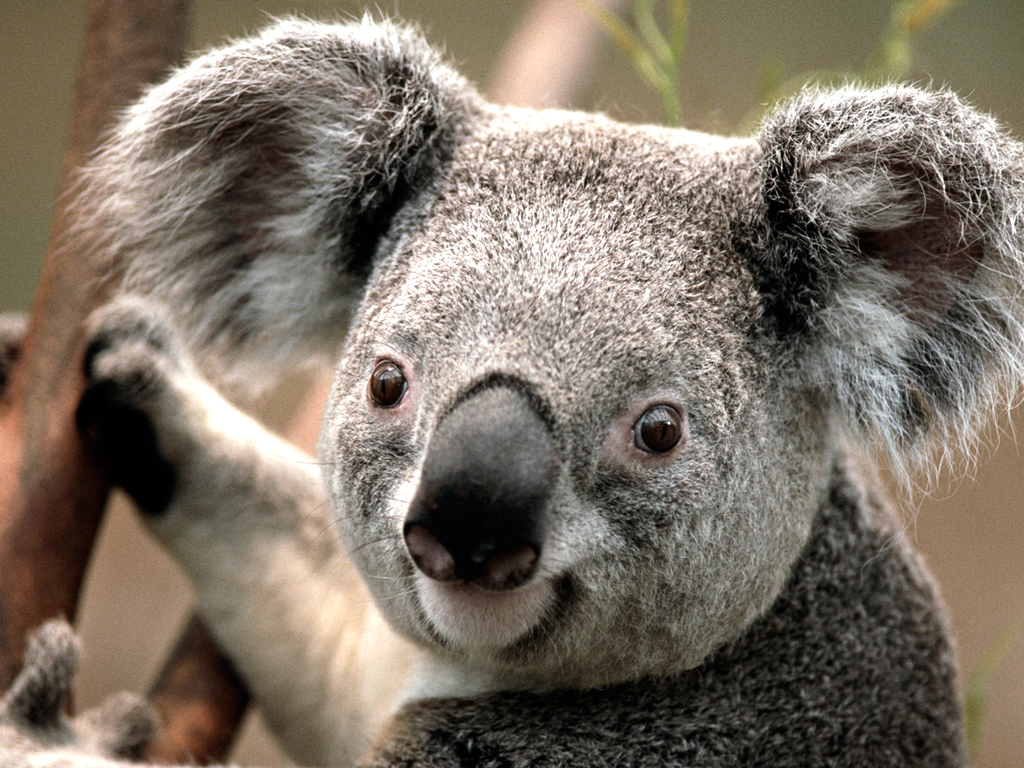
#> input picture koala.jpg, 1024 x 768 px
$ jupyter execute 'practico1 imagenes.ipynb'   (shell and % lines are left out)
#> lines starting #> are read from the running program, lines starting #| are printed output that depends on the picture
# Práctico 1 Procesamiento de Imágenes

***

## Grupo Cromático:
- Clara Quintana	30899597
- Belen Casalotti	32772856
- Leandro Bognino	36887290

## Profesor:
- Claudio Delrieux
  Laboratorio de Ciencias de las Imágenes – UNS -CONICET
  cad@uns.edu.ar

___

### Dependencias e inclusión de librerías

[cell 1]
from PIL import Image
import numpy as np
import cv2
from matplotlib import pyplot as plt
from matplotlib import cm

# Ejercicio 1

## Ejercicio 1.1
Podríamos llamar alpha al coeficiente de luminancia (si es menor que uno, baja la luminancia, y viceversa), y beta al coeficiente de saturación (si es menor que uno baja la saturación, y viceversa). El workflow a implementar consiste en los siguientes pasos:
1. Normalizar los valores de RGB del pixel
2. RGB -> YIQ (utilizando la segunda matriz)
3. Y’ := aY;
4. I’ := bI;   Q’ := bQ;
5. Chequear que Y’ <= 1 (para que no se vaya de rango)
6. Chequear -0.5957 < I’ < 0.5957  y  -0.5226 < Q’ < 0.5226
7. Y’I’Q’ -> R’G’B’ (el RGB normalizado del pixel procesado)
8. Convertir R’G’B’ a bytes y graficar el pixel

### 0. Lectura de imagen

[cell 2]
im = Image.open("koala.jpg")
#> im is the input picture: PIL image 1024x768 RGB; mean R, G, B 125.4, 114.7, 102
print (im.size, im.mode, im.format)
#| (1024, 768) RGB JPEG

[cell 3]
plt.figure(figsize = (8,8))
plt.imshow(im)
plt.show()

### 1. Normalizar los valores de RGB del pixel

[cell 4]
im_np = np.asarray(im)

[cell 5]
im_np = im_np/256

### 2. RGB -> YIQ (utilizando la segunda matriz)

[cell 6]
RGB_2_YIQ_MATRIX = np.array([[ 0.299, 0.587, 0.114],
                          [ 0.595716, -0.274453, -0.321263],
                          [ 0.211456, -0.522591, 0.311135]])

YIQ_2_RGB_MATRIX = np.array([[1, 0.9663, 0.6210],
                          [1, -0.2721, -0.6474],
                          [1, -1.1070, 1.7046]])

[cell 7]
im_yiq =  np.copy(im_np)
for i in range(len(im_np)):
    for j in range(len(im_np[0])):
        im_yiq[i][j] = RGB_2_YIQ_MATRIX.dot(im_np[i][j])

#im_yiq = RGB_2_YIQ_MATRIX.dot(im_np)

[cell 8]
print(im_yiq.shape)
#| (768, 1024, 3)

### 3 y 4. Aplicar las siguientes transformaciones: Y’ := aY;  I’ := bI; Q’ := bQ;
### 5. Chequear que Y’ <= 1 (para que no se vaya de rango)
### 6. Chequear -0.5957 < I’ < 0.5957 y -0.5226 < Q’ < 0.5226

[cell 9]
def transformation(image,alpha,beta):

#> called with alpha = 0.2, beta = 0.3
    image_transform = np.copy(image)

    image_transform[:,:,0] *= alpha
    image_transform[:,:,1] *= beta
    image_transform[:,:,2] *= beta

    image_transform[:,:,0][image_transform[:,:,0] > 1] = 1.
    image_transform[:,:,1][image_transform[:,:,1] < -0.5957] = -0.5957
    image_transform[:,:,1][image_transform[:,:,1] > 0.5957] = 0.5957
    image_transform[:,:,2][image_transform[:,:,2] < -0.5226] = -0.5226
    image_transform[:,:,2][image_transform[:,:,2] > 0.5226] = 0.5226

    return image_transform

[cell 10]
alpha = 0.2
beta = 0.3
im_transf = transformation(im_yiq, alpha, beta)

### 7. Y’I’Q’ -> R’G’B’ (el RGB normalizado del pixel procesado)

[cell 11]
image_rgb =  np.copy(im_transf)
for i in range(len(im_transf)):
    for j in range(len(im_transf[0])):
        image_rgb[i][j] = YIQ_2_RGB_MATRIX.dot(im_transf[i][j])

#image_rgb = YIQ_2_RGB_MATRIX.dot(im_transf)

### 8. Convertir R’G’B’ a bytes y graficar el pixel

[cell 12]
image_rgb = Image.fromarray(np.uint8(image_rgb*255))
#> image_rgb: PIL image 1024x768 RGB

[cell 13]
fig, (ax1, ax2) = plt.subplots(1,2,figsize=(15,15))

ax1.set_title('Original')
ax1.imshow(im)

ax2.set_title('Transformada')
ax2.imshow(image_rgb)

## Ejercicio 1.2

- Desarrollar un aplicativo que pueda abrir una imagen, manipule su histograma de luminancias, y luego ver la imagen procesada.
- Se debe poder elegir filtro raíz, cuadrado, o lineal a trozos.Los controles para elegir los filtros los organizan como les resulte más cómodo.

[cell 14]
im = Image.open("edificios.jpg")
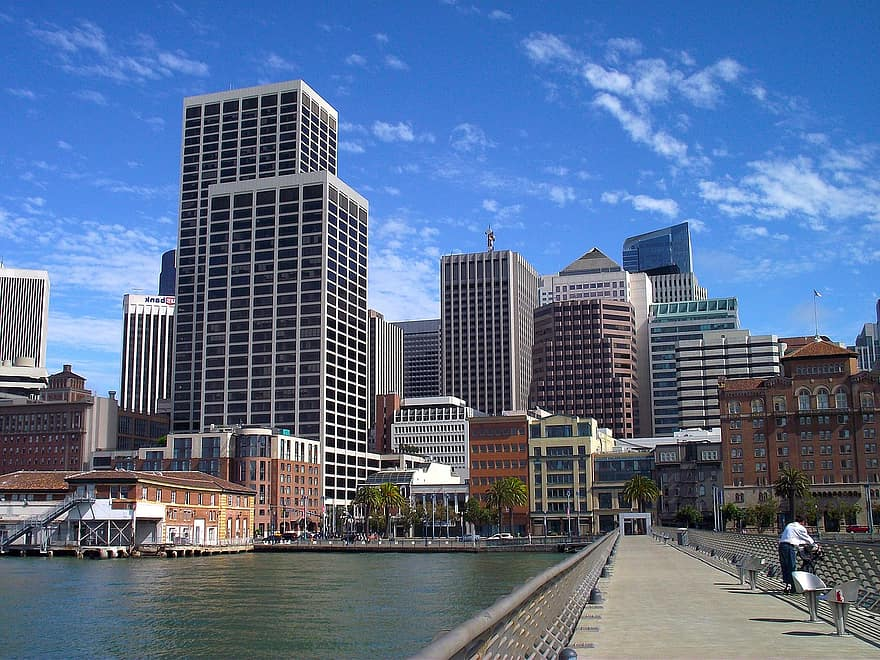
#> input picture edificios.jpg, 880 x 660 px
#> im is the input picture: PIL image 880x660 RGB; mean R, G, B 90.5, 110.9, 143.5
print (im.size, im.mode, im.format)
#| (880, 660) RGB JPEG

[cell 15]
plt.figure(figsize = (8,8))
plt.imshow(im)
plt.show()

[cell 16]
im_np = np.asarray(im)
im_np = im_np / 256
#> im_np: shape (660, 880, 3) float64

[cell 17]
def rgb_to_yiq(im_np):
    im_yiq =  np.copy(im_np)
    for i in range(len(im_np)):
        for j in range(len(im_np[0])):
            im_yiq[i][j] = RGB_2_YIQ_MATRIX.dot(im_np[i][j])
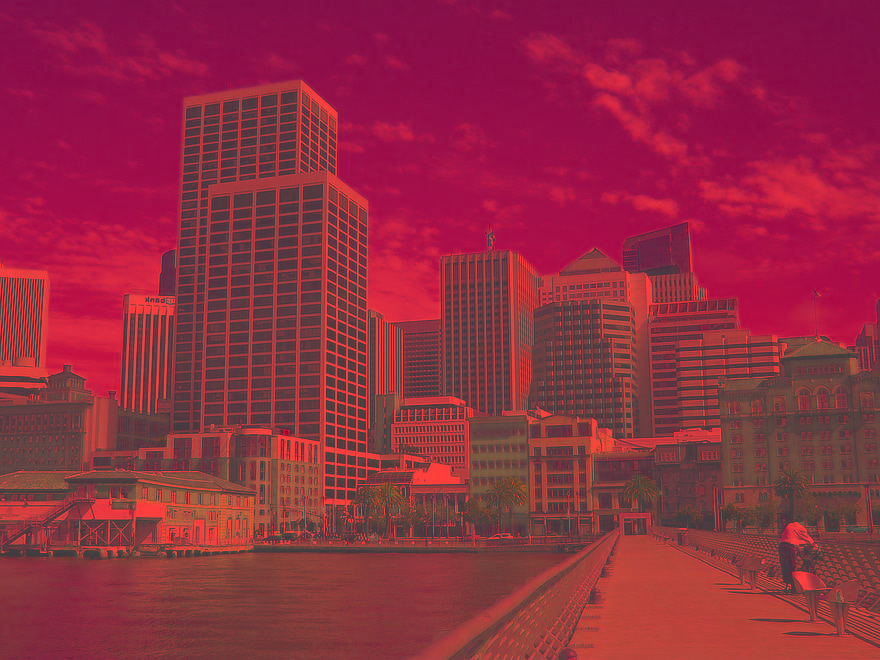
#> im_yiq: shape (660, 880, 3) float64; mean R, G, B 0.424, -0.0884, 0.0226; drawn with min black and max white
    return im_yiq

def yiq_to_rgb(im_yiq):
    im_rgb =  np.copy(im_yiq)
    for i in range(len(im_yiq)):
        for j in range(len(im_yiq[0])):
            im_rgb[i][j] = YIQ_2_RGB_MATRIX.dot(im_yiq[i][j])
    return im_rgb

im_yiq = rgb_to_yiq(im_np)

### Histograma de luminancias (Canal Y)

[cell 18]
def plot_hist (im_yiq,bins):
#> called with bins = 30
    histogram1, bin_edges1 = np.histogram(im_yiq[:,:,0],bins, [0,1] )
#> histogram1 = 30 values, max 55388 at index 11, min 2078 at index 28, mean 19360; bin_edges1 = 31 values from 0 to 1

    plt.figure()
    plt.title("Histograma RGB")
    plt.xlabel("Valor de intensidad")
    plt.ylabel("Cantidad de pixeles")

    plt.bar(bin_edges1[0:-1], histogram1, 1/len(histogram1),color =['blue'])
    plt.show()
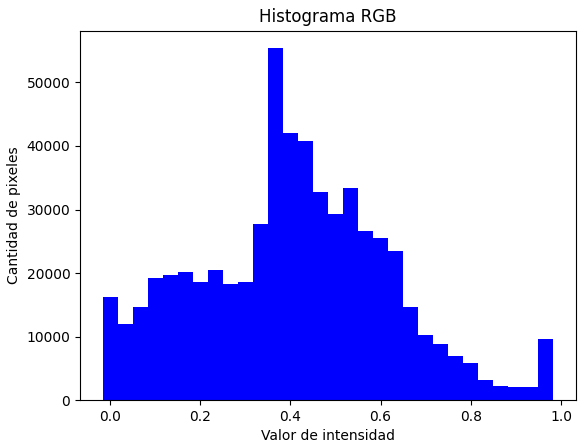
#> figure drawn by matplotlib, 1 panel; tallest bar 55388 high, from x = 0.35 to 0.383

plot_hist(im_yiq,30)

### Filtros a aplicar

[cell 19]
import math

def apply_filter (image, val, mode = 'square'):
    image_transf = np.copy(image)
    if (mode == 'lineal'):
        image_transf[:,:,0] *= val
        image_transf[:,:,0][image_transf[:,:,0]>1] = 1.
    elif(mode == 'square_root'):
        image_transf[:,:,0] = np.sqrt(image_transf[:,:,0])
    elif(mode == 'square'):
        image_transf[:,:,0] = image_transf[:,:,0]**2

    return image_transf

### Aplicación de los filtros, nuevo histograma y nueva imagen

### Original

[cell 20]
fig, (ax1, ax2) = plt.subplots(1,2,figsize=(10,12))

ax1.set_title('Imagen Original')
ax1.imshow(im)

ax2.set_title('Histograma Original')
histogram1, bin_edges1 = np.histogram(im_yiq[:,:,0],30, [0,1] )
#> bin_edges1 = 31 values from 0 to 1
ax2.bar(bin_edges1[0:-1], histogram1, 1/len(histogram1),color =['blue'])
asp = np.diff(ax2.get_xlim())[0] / np.diff(ax2.get_ylim())[0]
ax2.set_aspect(asp)
#> figure, not shown here; panel 2: tallest bar 55388 high, from x = 0.35 to 0.383

### Filtro Lineal Por Trozos

[cell 21]
im_transf = apply_filter(im_yiq,0.5,mode='lineal')
histogram1, bin_edges1 = np.histogram(im_transf[:,:,0],30, [0,1] )
#> histogram1 = 30 values, max 83100 at index 5, min 0 at index 15, mean 19360
image_rgb =  yiq_to_rgb(im_transf)

fig, (ax1, ax2) = plt.subplots(1,2,figsize=(10,12))

ax1.set_title('Imagen Transformada')
ax1.imshow(image_rgb)

ax2.set_title('Histograma Transformado')
ax2.bar(bin_edges1[0:-1], histogram1, 1/len(histogram1),color =['blue'])
asp = np.diff(ax2.get_xlim())[0] / np.diff(ax2.get_ylim())[0]
ax2.set_aspect(asp)
#> figure, not shown here; panel 2: tallest bar 83100 high, from x = 0.15 to 0.183

### Filtro cuadrado

[cell 22]
im_transf = apply_filter(im_yiq,0.5,mode='square')
#> call 2 of apply_filter, with val = 0.5, mode = 'square'
#> in apply_filter (call 2), `image_transf[:,:,0] = image_transf[:,:,0]**2`:
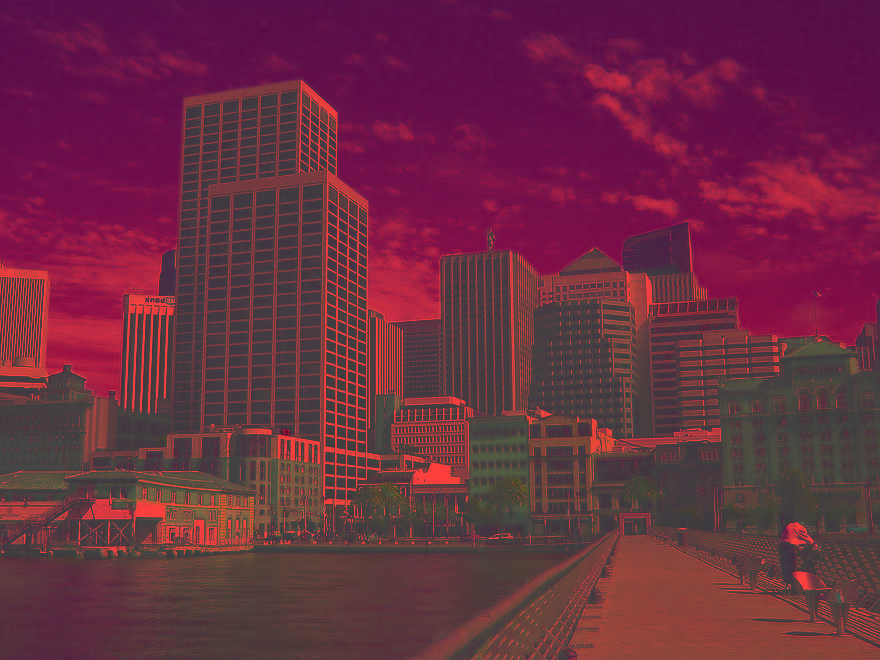
#> image_transf: shape (660, 880, 3) float64; mean R, G, B 0.225, -0.0884, 0.0226; drawn with min black and max white
histogram1, bin_edges1 = np.histogram(im_transf[:,:,0],30, [0,1] )
#> histogram1 = 30 values, max 91242 at index 0, min 1003 at index 26, mean 19360
image_rgb =  yiq_to_rgb(im_transf)
#> after the loop in yiq_to_rgb (call 2), `for i in range(len(im_yiq)):`:
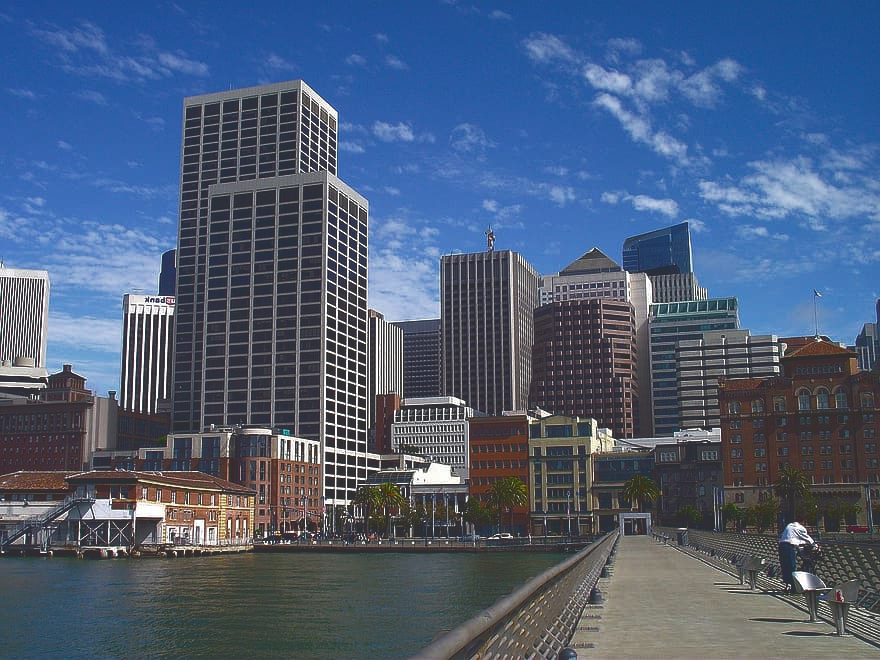
#> im_rgb: shape (660, 880, 3) float64; mean R, G, B 0.154, 0.235, 0.362; drawn with min black and max white

fig, (ax1, ax2) = plt.subplots(1,2,figsize=(10,12))

ax1.set_title('Imagen Transformada')
ax1.imshow(image_rgb)

ax2.set_title('Histograma Transformado')
ax2.bar(bin_edges1[0:-1], histogram1, 1/len(histogram1),color =['blue'])
asp = np.diff(ax2.get_xlim())[0] / np.diff(ax2.get_ylim())[0]
ax2.set_aspect(asp)
#> figure, not shown here; panel 2: tallest bar 91242 high, from x = -0.0167 to 0.0167

### Filtro Raíz Cuadrada

[cell 23]
im_transf = apply_filter(im_yiq,0.5,mode='square_root')
#> call 3 of apply_filter, with val = 0.5, mode = 'square_root'
#> in apply_filter (call 3), `image_transf[:,:,0] = np.sqrt(image_transf[:,:,0])`:
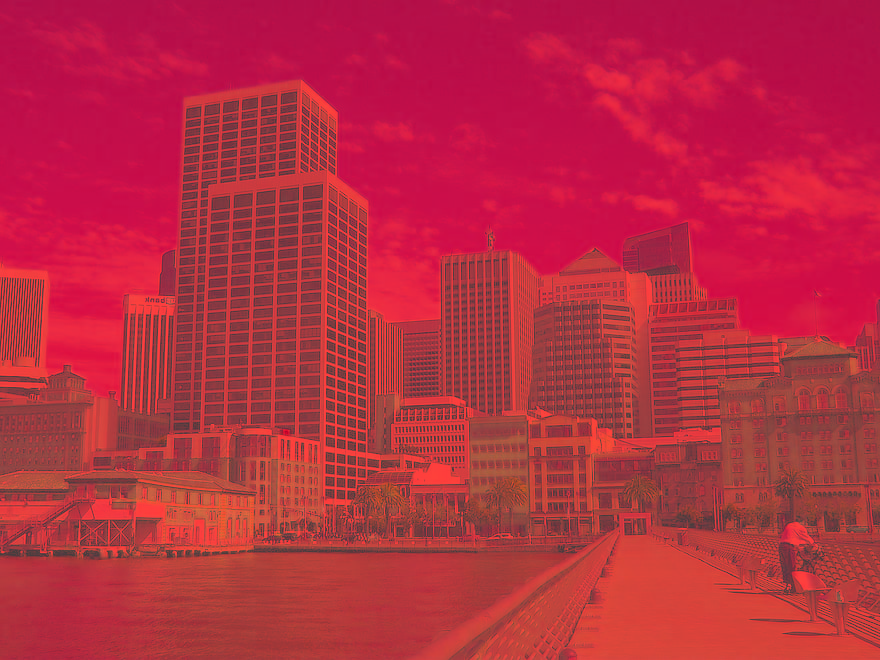
#> image_transf: shape (660, 880, 3) float64; mean R, G, B 0.624, -0.0884, 0.0226; drawn with min black and max white
histogram1, bin_edges1 = np.histogram(im_transf[:,:,0],30, [0,1] )
#> histogram1 = 30 values, max 63093 at index 18, min 464 at index 0, mean 19360
image_rgb =  yiq_to_rgb(im_transf)
#> after the loop in yiq_to_rgb (call 3), `for i in range(len(im_yiq)):`:
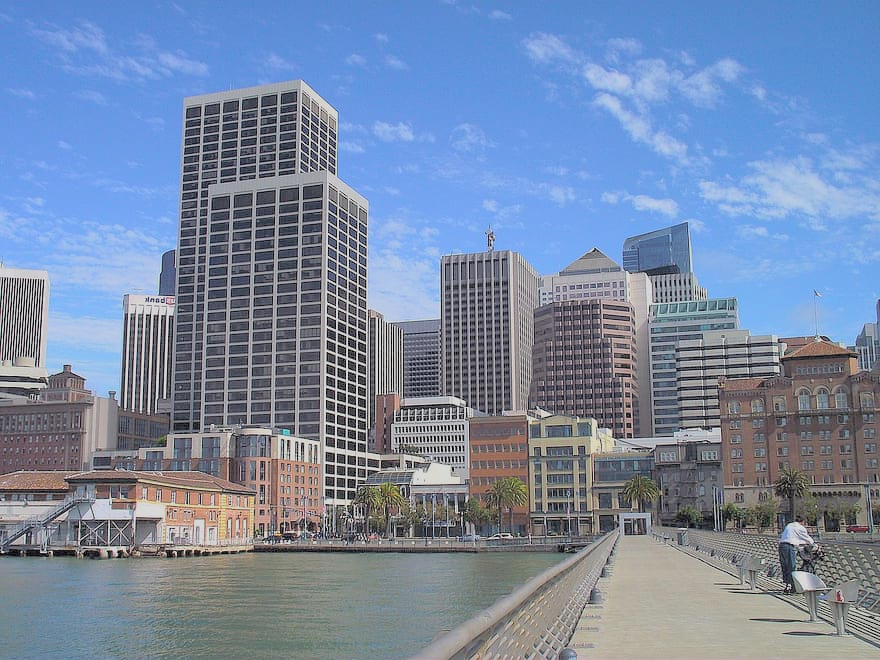
#> im_rgb: shape (660, 880, 3) float64; mean R, G, B 0.552, 0.633, 0.76; drawn with min black and max white

fig, (ax1, ax2) = plt.subplots(1,2,figsize=(10,12))

ax1.set_title('Imagen Transformada')
ax1.imshow(image_rgb)

ax2.set_title('Histograma Transformado')
ax2.bar(bin_edges1[0:-1], histogram1, 1/len(histogram1),color =['blue'])
asp = np.diff(ax2.get_xlim())[0] / np.diff(ax2.get_ylim())[0]
ax2.set_aspect(asp)
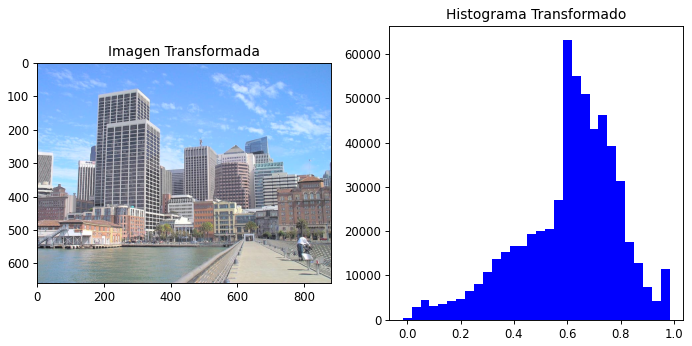
#> figure drawn by matplotlib, 2 panels; panel 2: tallest bar 63093 high, from x = 0.583 to 0.617
